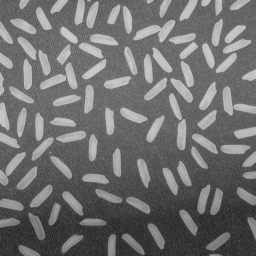
%> input picture Lab04/rice1.png, 256 x 256 px
$ octave rice1_histogram_editing.m   (GNU Octave 9; MATLAB toolbox functions it lacks are replaced by stand-ins)
%> lines starting %> are read from the running program, lines starting %| are printed output that depends on the picture; in (x1, y1, x2, y2) boxes, pixels count from 0 and x2, y2 are one past the last pixel; in counts of white or black regions, pixels touching at a corner belong together; the program's own positions count from 1
% rice1 histogram editing

clc;
clear;

% Read an image
img = imread("rice1.png");
%> img is the input picture: size 256x256 uint8; min 40, max 204, mean 111.2
if size(img, 3) == 1
gray = img;
else
gray = rgb2gray(img);
end

figure(1);
imshow(gray);

% Plot the PDF
figure(2);
imhist(gray);
title('PDF of Image');
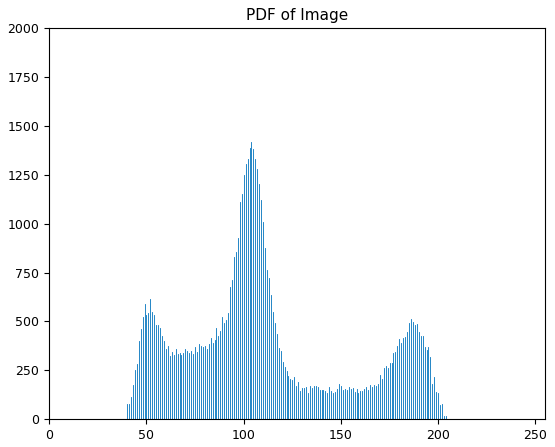
%> figure redrawn from the program's plot data; highest point at x = 104, y = 1419

% Apply Gaussian function to modify histogram
histVals = imhist(gray);
%> histVals = 256 values, max 1419 at index 105, min 0 at index 1, mean 256
x = 0:255; % x-axis values
meanVal = 105; % mean value for Gaussian distribution
sigmaVal = 15; % standard deviation for Gaussian distribution
gaussianWeight = exp(-((x - meanVal).^2) / (2 * sigmaVal^2));
modifiedHist = histVals;
%> modifiedHist has the same summary as histVals
modifiedHist(x >= 0 & x <= 105) = histVals(x >= 00 & x <= 105) .* gaussianWeight(x >= 0 & x <= 105)';
figure(3);
bar(modifiedHist);
title('Modified PDF of Image');
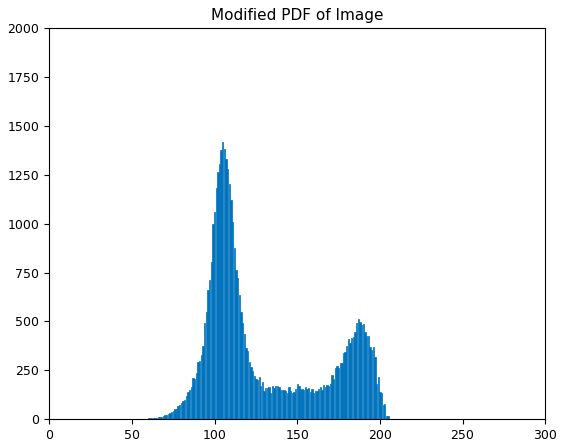
%> figure redrawn from the program's plot data; tallest bar 1415.9 high, from x = 104.6 to 105.4

% Apply modified histogram to the image
imgModified = gray;
for i = 1:size(gray, 1)
for j = 1:size(gray, 2)
pixelVal = gray(i, j) + 1;
imgModified(i, j) = modifiedHist(pixelVal);
end
end
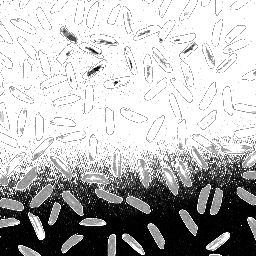
%> imgModified: size 256x256 uint8; min 0, max 255, mean 182.6

figure(4);
imshow(imgModified);
title('Modified Image');

% Thresholding
th = 128;
imgB = imgModified > th;
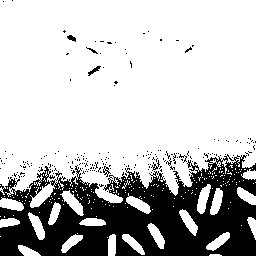
%> imgB: size 256x256 logical; 75.2% white; 205 black regions (198 under 20 px), largest, box (x1, y1, x2, y2) and area: (0, 154, 256, 256) 15627, (88, 66, 101, 76) 47, (67, 35, 76, 42) 37

figure(5);
imshow(imgB);

% Binary filtering
se = strel('diamond', 2);
imgB = imerode(imgB, se);
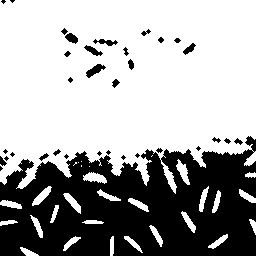
%> imgB: size 256x256 logical; 65.5% white; 34 black regions (13 under 20 px), largest, box (x1, y1, x2, y2) and area: (0, 136, 256, 256) 21536, (86, 64, 106, 78) 129, (93, 39, 118, 46) 90
imgB = imdilate(imgB, se);
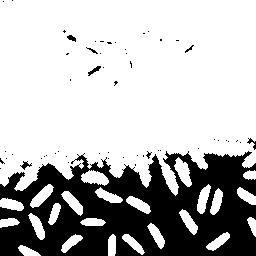
%> imgB: size 256x256 logical; 72.2% white; 55 black regions (48 under 20 px), largest, box (x1, y1, x2, y2) and area: (0, 151, 256, 256) 17886, (88, 66, 101, 76) 49, (20, 161, 32, 170) 43

figure(6);
imshow(imgB);

stats = regionprops(imgB, {'Area', 'Centroid'});
%> stats = 24 regions; largest, Area and Centroid: 42686 [125.8 84.8], 293 [95.4 178.6], 288 [183.8 172.5], 263 [42.5 196.8], 249 [73.5 203.1]
tab = struct2table(stats);
%> tab has the same summary as stats

ordered = sortrows(tab, 1, "descend");
%> ordered has the same summary as stats

% Show results
figure(7);
imshow(imgModified);
hold on;
Num = 20;
title(['Detected Rices: ', num2str(Num)]);

for n = 1:Num
r = ordered.Centroid(n, 1);
c = ordered.Centroid(n, 2);
text(r, c, '+', 'Color', 'red');
end
%> this loop made 20 passes
%> (r, c) on passes 1 to 12: (125.8, 84.85), (95.42, 178.6), (183.8, 172.5), (42.54, 196.8), (73.51, 203.1), (204, 199.9), (139.3, 205.1), (37.98, 226.9), (189.4, 222.4), (109, 196.9), (11.99, 205.1), (157.3, 236.1)
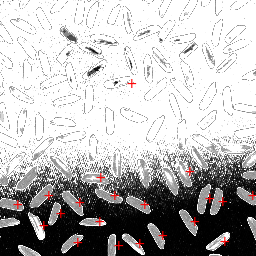
%> figure redrawn from the program's plot data; its title reads 'Detected Rices: 20'

hold off;
